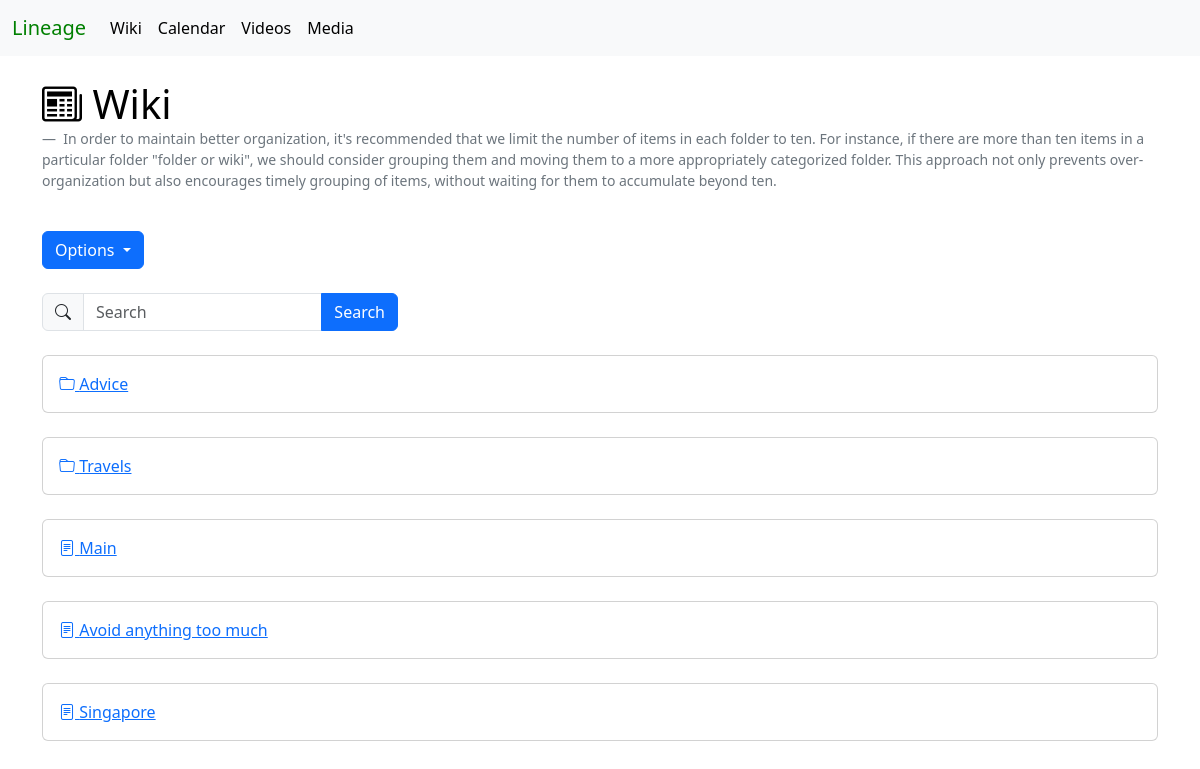
/wiki-search/, run on an earlier commit of the app's database.
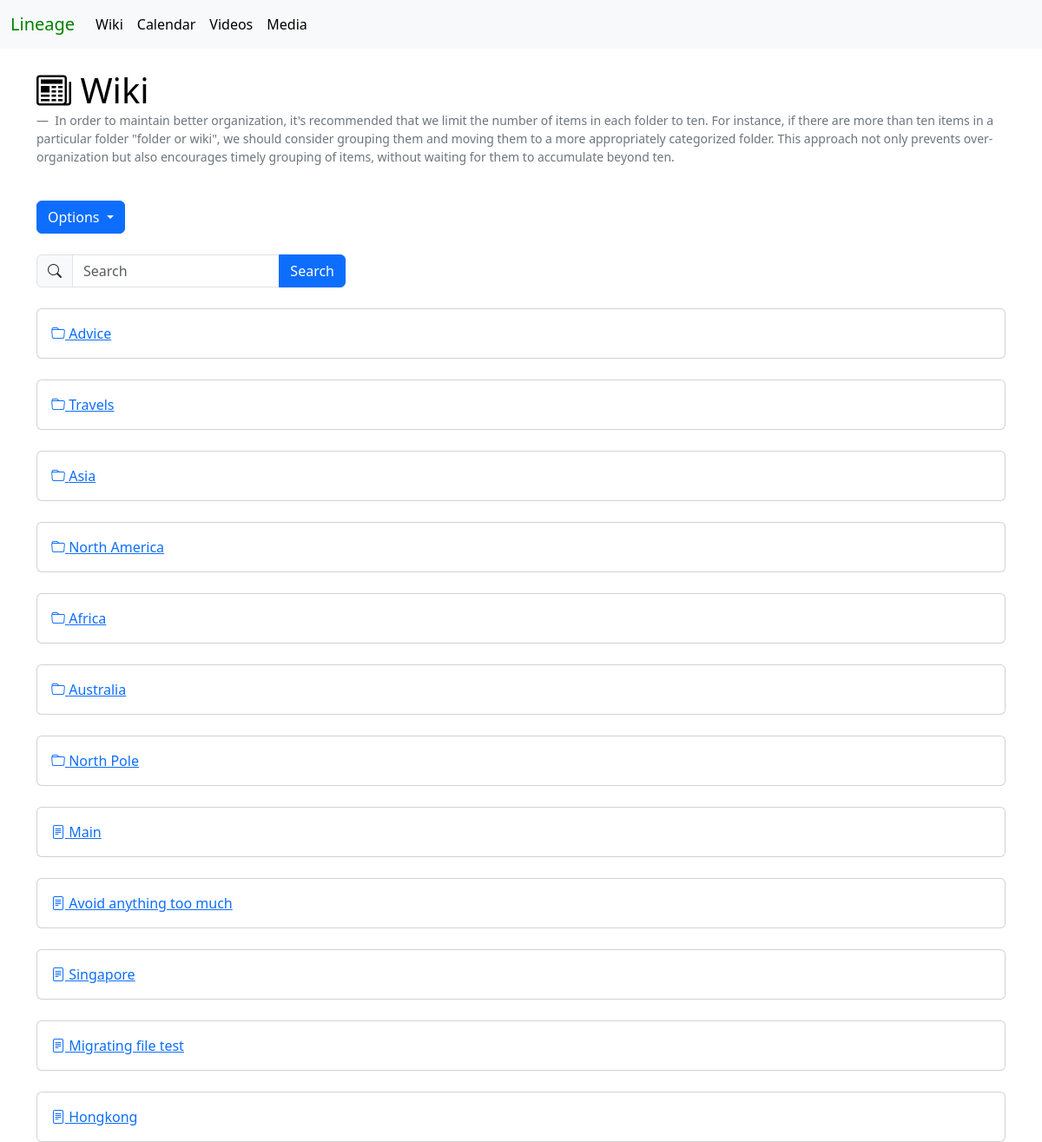
And on a later commit of the database.
### wiki/models.py (models this page shows, shortened)
class WikiFolder(models.Model):
    name = models.CharField(unique=True, max_length=255)
    folder_id = models.IntegerField()
    created_by = models.IntegerField()
    created_at = models.DateTimeField(auto_now_add=True)
    updated_by = models.IntegerField()
    updated_at = models.DateTimeField(auto_now_add=True)
    deleted_at = models.DateTimeField(null=True, blank=True)

class WikiContent(models.Model):
    title = models.CharField(unique=True, max_length=255)
    content = models.TextField()
    folder_id = models.IntegerField()
    created_by = models.IntegerField()
    created_at = models.DateTimeField(auto_now_add=True)
    updated_by = models.IntegerField()
    updated_at = models.DateTimeField(auto_now_add=True)
    deleted_at = models.DateTimeField(null=True, blank=True)

### wiki/views.py (the view)
# urls.py: path('wiki-search/', views.wiki_search, name='wiki search'),
def wiki_search(request):
    query = request.GET.get('search', '')
    wiki_folders = WikiFolder.objects.filter(name__icontains=query.lower())
    wikis = WikiContent.objects.filter(
        Q(title__icontains=query.lower()) |
        Q(content__icontains=query.lower())
    )
    context = {
        'wiki_folders': wiki_folders,
        'wikis': wikis,
        'folder_id': 0
    }
    return render(request, 'wiki/wiki_home.html', context)

### wiki/templates/wiki/wiki_home.html (shortened to what this page needs)
{% extends "base.html" %}
{% block content %}
    {% load static %}
    <link rel="stylesheet" href="{% static 'wiki/style.css' %}">
    <h1>
        <a class="header-link" href="{% url 'wiki home' %}">
            <i class="bi bi-newspaper"></i>
            Wiki
        </a>
    </h1>
    <p>
        <figcaption class="blockquote-footer">
            In order to maintain better organization, it's recommended that we limit the number of items in each folder to ten. For instance, if there are more than ten items in a particular folder "folder or wiki", we should consider grouping them and moving them to a more appropriately categorized folder. This approach not only prevents over-organization but also encourages timely grouping of items, without waiting for them to accumulate beyond ten.
        </figcaption>
    </p>
    <div class="dropdown">
        <button type="button" class="btn btn-primary dropdown-toggle" data-bs-toggle="dropdown" aria-expanded="false">
            Options
        </button>
    </div>
    <div class="row">
        <div class="col-md-4">
            <form action="{% url 'wiki search' %}" method="get">
                <div class="input-group">
                    <span class="input-group-text">
                        <i class="bi bi-search"></i>
                    </span>
                    <input type="text" class="form-control" name="search" placeholder="Search" aria-label="Search">
                    <button type="submit" class="btn btn-primary">Search</button>
                </div>
            </form>
        </div>
      <div class="col-md-8"></div>
    </div>
    {% for folder in wiki_folders %}
        <br>
        <div class="card">
            <div class="card-body">
                <a href="{% url 'wiki folder' folder.id %}">
                    <i class="bi bi-folder"></i>
                    {{ folder.name }}
                </a>
            </div>
        </div>
    {% endfor %}
    {% for wiki in wikis %}
        <br>
        <div class="card">
            <div class="card-body">
                <a href="{% url 'wiki page' wiki.id %}">
                    <i class="bi bi-file-text"></i>
                    {{ wiki.title }}
                </a>
            </div>
        </div>
    {% endfor %}
{% endblock %}

### templates/base.html (shortened to what this page needs)
<!doctype html>
<html lang="en">
  <head>
    <link href="https://cdn.jsdelivr.net/npm/bootstrap@5.3.0-alpha1/dist/css/bootstrap.min.css" rel="stylesheet">
    <link rel="stylesheet" href="https://cdn.jsdelivr.net/npm/bootstrap-icons@1.10.3/font/bootstrap-icons.css">
  </head>
  <body>
    <nav class="navbar navbar-expand-lg bg-body-tertiary">
        <div class="container-fluid">
        <a class="navbar-brand" href="{% url 'wiki home' %}">Lineage</a>
        <div class="collapse navbar-collapse" id="navbarSupportedContent">
            <ul class="navbar-nav me-auto mb-2 mb-lg-0">
            <li class="nav-item">
                <a class="nav-link active" aria-current="page" href="{% url 'wiki home' %}">Wiki</a>
            </li>
            <li class="nav-item">
                <a class="nav-link active" aria-current="page" href="#">Calendar</a>
            </li>
            <li class="nav-item">
                <a class="nav-link active" aria-current="page" href="#">Videos</a>
            </li>
            <li class="nav-item">
                <a class="nav-link active" aria-current="page" href="#">Media</a>
            </li>
            </ul>
        </div>
        </div>
    </nav>
    <br>
    <div class="container text-center">
        <div class="row">
            <div class="col-lg-12 text-start">
                <div>
                    {% block content %}{% endblock %}
                </div>
            </div>
        </div>
    </div>
</body>
</html>

### wiki/static/wiki/style.css (style rules this page uses)
.header-link { color: black; text-decoration: none; }
.navbar-brand { color: green; }

What changed in the data, as far as the page shows it:
added WikiFolder: name "Asia"
added WikiFolder: name "North America"
added WikiFolder: name "Africa"
added WikiFolder: name "Australia"
added WikiFolder: name "North Pole"
added WikiContent: title "Migrating file test"
added WikiContent: title "Hongkong"
